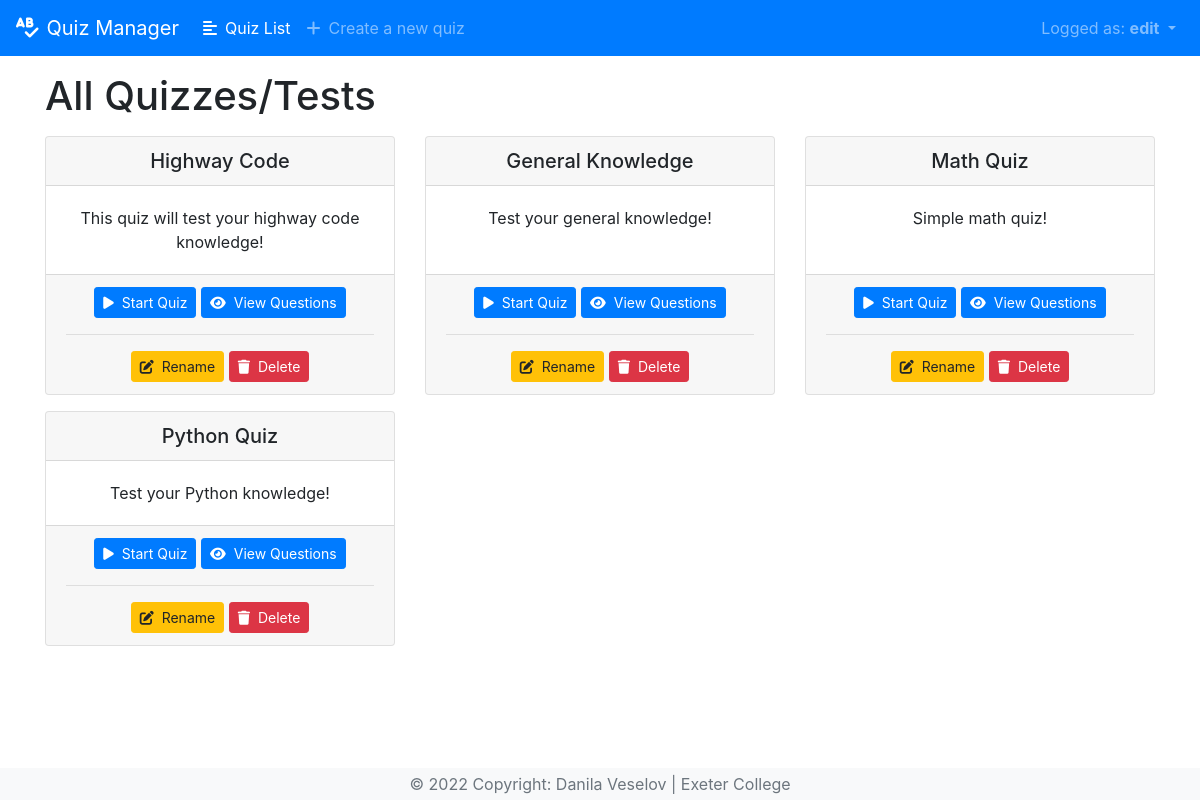
The page / (signed in) on the database its author committed.
### quiz/models.py (models this page shows, shortened)
class Quiz(models.Model):
    name = models.CharField(max_length=200)
    slug = models.SlugField(null=False, unique=True)
    description = models.TextField(blank=True)
    class Meta:
        verbose_name = 'Quiz'
        verbose_name_plural = 'Quizzes'

### quiz/views.py (the view)
# urls.py: path('', QuizListView.as_view(), name='list'),
class QuizListView(AuthRequiredMixin, ListView):
    model = Quiz

### templates/quiz/quiz_list.html
{% extends 'base.html' %}
{% block content %}
<section>
  <div class="container">
    <h1 class="mb-3">All Quizzes/Tests</h1>
    <div class="row mb-3">
      {% for quiz in quiz_list %}
        <div class="col-lg-4 mb-3">
          <div class="card text-center h-100">
            <h5 class="card-header">{{ quiz.name }}</h5>
            <div class="card-body">
              <p class="card-text">{{ quiz.description }}</p>
            </div>
            <div class="card-footer">
              {% if request.user.is_staff %}
                <a href="{% url 'quiz:start' quiz.slug %}" class="btn btn-sm btn-primary"><i class="fa-solid fa-play mr-2"></i>Start Quiz</a>
              {% endif %}
              {% if request.user.is_authenticated %}
                <a href="{% url 'quiz:detail' quiz.slug %}" class="btn btn-sm btn-primary"><i class="fa-solid fa-eye mr-2"></i></i>View Questions</a>
              {% endif %}
              {% if request.user.is_superuser %}
                <hr>
                <a href="{% url 'quiz:update' quiz.slug %}" class="btn btn-sm btn-warning"><i class="fa-solid fa-pen-to-square mr-2"></i>Rename</a>
                <a href="{% url 'quiz:delete' quiz.slug %}" class="btn btn-sm btn-danger"><i class="fa-solid fa-trash mr-2"></i>Delete</a>
              {% endif %}
            </div>
          </div>
        </div>
      {% endfor %}
    </div>
  </div>
</section>
{% endblock content %}

### templates/base.html (shortened to what this page needs)
{% load static %}
<!DOCTYPE html>
<html>
<head>
  <link rel="stylesheet" type="text/css" href="{% static "css/bootstrap.min.css" %}">
  <link rel="stylesheet" type="text/css" href="{% static 'css/all.min.css' %}">
</head>
<body>
  <nav class="navbar navbar-expand-lg navbar-dark bg-primary mb-3">
    <a class="navbar-brand" href="{% url 'quiz:list' %}"><i class="fa-solid fa-spell-check mr-2"></i>Quiz Manager</a>
    <div class="collapse navbar-collapse" id="navbarNavDropdown">
      <ul class="navbar-nav">
        {% url 'quiz:list' as url %}
        <li class="nav-item {% if request.path == url %}active{% endif %}"><a class="nav-link" href="{{ url }}"><i class="fa-solid fa-align-left mr-2"></i>Quiz List</a></li>
        {% if request.user.is_superuser %}
          {% url 'quiz:create' as url %}
          <li class="nav-item {% if request.path == url %}active{% endif %}"><a class="nav-link" href="{{ url }}"><i class="fa-solid fa-plus mr-2"></i></i>Create a new quiz</a></li>
        {% endif %}
      </ul>
      <ul class="navbar-nav ml-auto">
        <li class="nav-item dropdown">
          <a class="nav-link dropdown-toggle" href="#" id="navbarDropdownMenuLink" data-toggle="dropdown" aria-haspopup="true" aria-expanded="false">
            Logged as: <b>{{ request.user }}</b>
          </a>
        </li>
      </ul>
    </div>
  </nav>
  {% block content %}
  {% endblock content %}
  <footer class="page-footer font-small bg-light fixed-bottom">
    <div class="footer-copyright text-center py-1 text-muted">© 2022 Copyright: Danila Veselov | Exeter College</div>
  </footer>
</body>
</html>

### rows shown on the page
Quiz: name "Highway Code", description "This quiz will test your highway code knowledge!"
Quiz: name "General Knowledge", description "Test your general knowledge!"
Quiz: name "Math Quiz", description "Simple math quiz!"
Quiz: name "Python Quiz", description "Test your Python knowledge!"

### other values the page prints
{{ request.user }} "edit"
